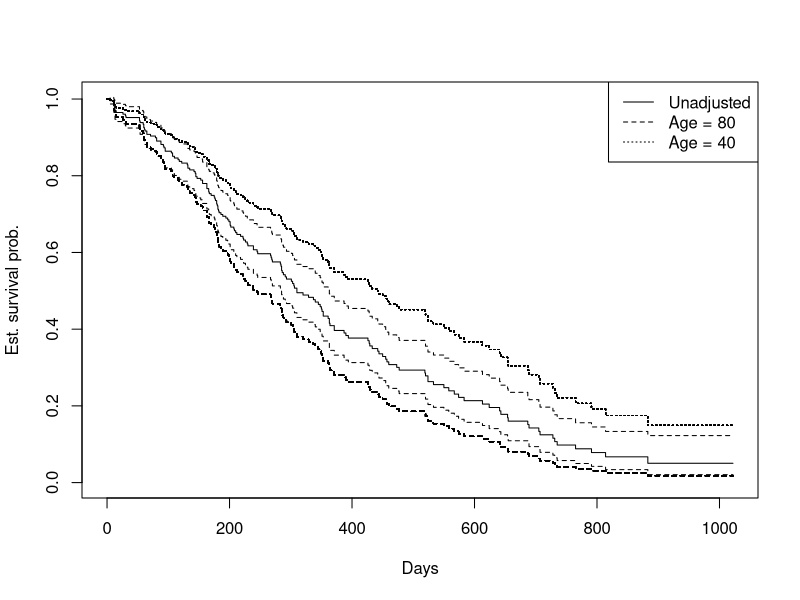
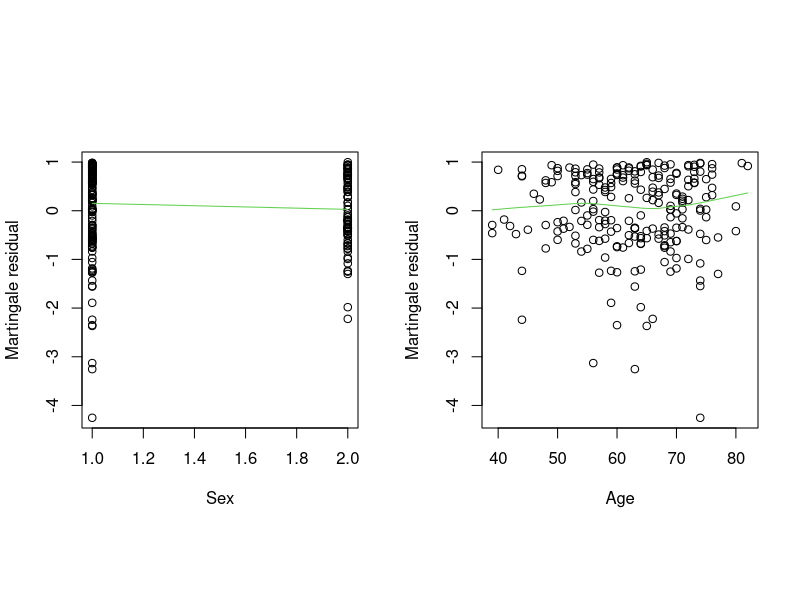
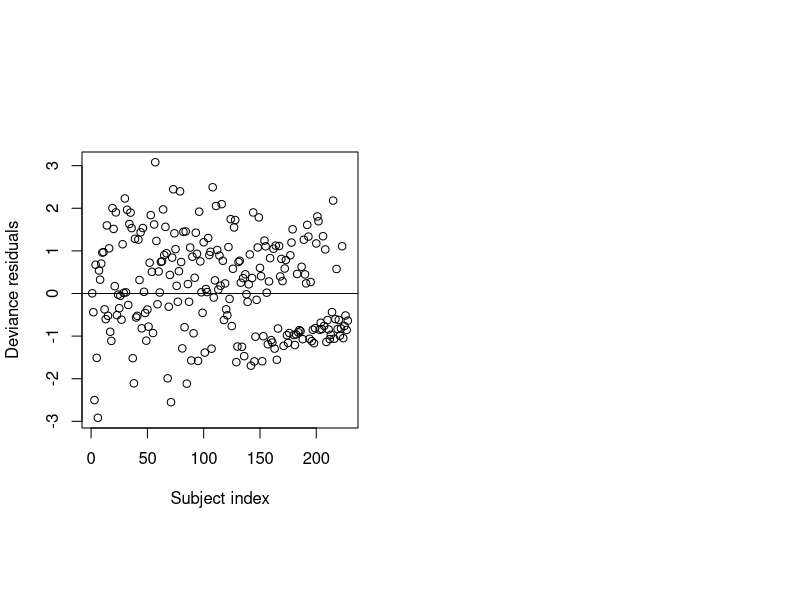
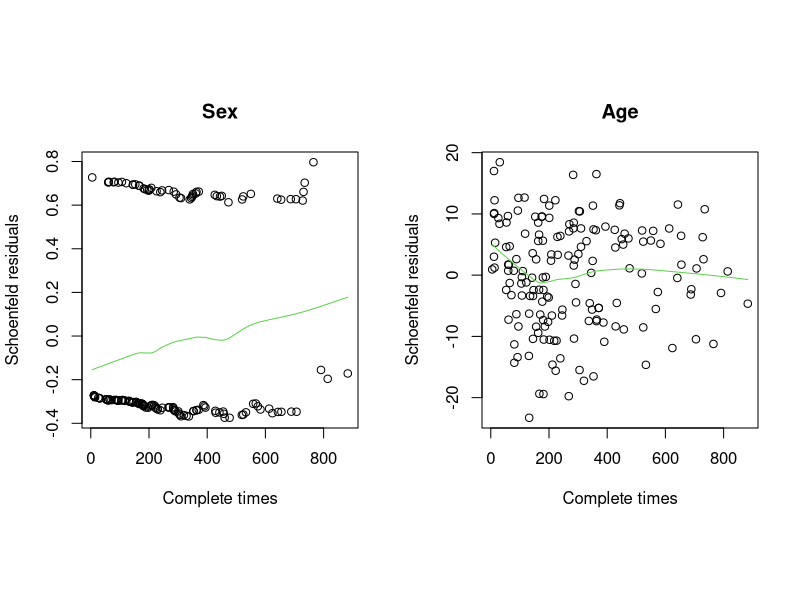
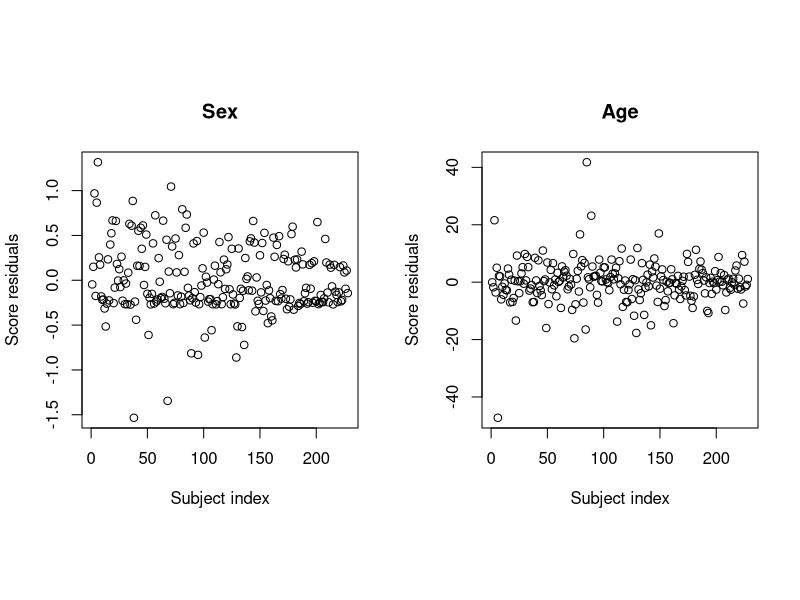

Here is the R script that generated these plots, in order:
## ---- chunk 1
# lung data set is in the survival library
library(survival)
data(lung) 
## ---- chunk 2
CR_mod1 <- coxph(Surv(time, status) ~ as.factor(sex), data = lung)
summary(CR_mod1)
## ---- chunk 3
CR_mod2 <- coxph(Surv(time, status) ~ as.factor(sex) + age, data = lung)
summary(CR_mod2)
## ---- chunk 4
names(CR_mod2)
## ---- chunk 5
CR_mod2$var
## ---- chunk 6
CR_mod2$loglik
## ---- chunk 7
CR_mod1 <- coxph(Surv(time, status) ~ as.factor(sex) + age + as.factor(sex):age, data = lung)
summary(CR_mod1)

CR_mod2 <- coxph(Surv(time, status) ~ as.factor(sex)*age, data = lung)
summary(CR_mod2)
## ---- chunk 8
CR_full <- coxph(Surv(time, status) ~ as.factor(sex) + age + as.factor(sex):age, data = lung)
summary(CR_full)

CR_red <- coxph(Surv(time, status) ~ as.factor(sex) + age, data = lung)
summary(CR_red)
## ---- chunk 9
CR_full$loglik

CR_red$loglik
## ---- chunk 10
2*(CR_full$loglik[2] - CR_red$loglik[2])
## ---- chunk 11
pchisq(q = 0.2482116, df = 1, lower.tail = FALSE)
## ---- chunk 12
CR_mod1 <- coxph(Surv(time, status) ~ as.factor(sex) + age, data = lung)
summary(CR_mod1)

CR_mod2 <- coxph(Surv(time, status) ~ ph.karno + age, data = lung)
summary(CR_mod2)
## ---- chunk 13
CR_mod1$loglik

CR_mod2$loglik
## ---- chunk 14
# AIC model 1
-2*CR_mod1$loglik[2] + 2*2

# AIC model 2
-2*CR_mod2$loglik[2] + 2*2
## ---- chunk 15
# unadjusted survival
KM_obj <- survfit(Surv(time, status) ~ 1, 
                  conf.type = "none",
                  data = lung)
## ---- chunk 16
# Cox regression model with age
CR_mod <- coxph(Surv(time, status) ~ age, data = lung)
## ---- chunk 17
# data frame that contains new values for prediction
pred_age_80 <- data.frame(age = 80, lung)
pred_age_40 <- data.frame(age = 40, lung)
## ---- chunk 18
# adjusted survival estimates based on results from Cox model
adj_surv_80 <- survfit(CR_mod, newdata = pred_age_80)
adj_surv_40 <- survfit(CR_mod, newdata = pred_age_40)
## ---- chunk 19
plot(KM_obj,
     xlab = "Days",
     ylab = "Est. survival prob.")
lines(adj_surv_80, lty = 2)
lines(adj_surv_40, lty = 3)

legend("topright",
       c("Unadjusted", "Age = 80", "Age = 40"),
       lty = 1:3)
## ---- chunk 20
# model object
CR_mod <- coxph(Surv(time, status) ~ as.factor(sex) + age, data = lung)
summary(CR_mod)

# martingale and deviance residuals can be appended to the original data 
# because the create a single vector of length n (# of subjects)
lung$mart <- residuals(CR_mod, type = "martingale")
lung$deviance <- residuals(CR_mod, type = "deviance")

# Schoenfeld residuals can be stored as a separate object 
# because they create a matrix of dimension m x p
schoen <- residuals(CR_mod, type = "schoenfeld")

# Score residuals can be stored as a separate object 
# because they create a matrix of dimension n x p
score <- residuals(CR_mod, type = "score")
## ---- chunk 21
# create a matrix of 2 plots, with square plotting region
par(mfrow = c(1, 2), pty = "s")

# plot of sex versus martingale residual
plot(x = lung$sex,
     y = lung$mart,
     xlab = "Sex",
     ylab = "Martingale residual")

# smoothed curve
lines(lowess(lung$sex, lung$mart), col = 3)

# plot of age versus martingale residual
plot(x = lung$age,
     y = lung$mart,
     xlab = "Age",
     ylab = "Martingale residual")

# smoothed curve
lines(lowess(lung$age, lung$mart), col = 3)
## ---- chunk 22
plot(x = 1:nrow(lung), 
     y = lung$deviance, 
     xlab = "Subject index",
     ylab = "Deviance residuals")

# add a horizontal line at y = 0
abline(h = 0)

# identify subjects with an absolute value of deviance that exceeds 2.5
lung[abs(lung$deviance) > 2.5, ]
## ---- chunk 23
# vector of sorted complete event times
# NOTE: 1 in this data set corresponds to a censored event time
# Here, we are excluding all times that are censored
complete_times <- sort(lung$time[lung$status!=1])

# create a matrix of 2 plots, with square plotting region
par(mfrow = c(1, 2), pty = "s")

# schoen[,1] gives schoenfield residuals associated with the first predictor, sex
plot(x = complete_times, 
     y = schoen[,1],
     xlab = "Complete times",
     ylab = "Schoenfeld residuals",
     main = "Sex")

# smoothed curve
lines(lowess(complete_times, schoen[,1]), col = 3)

# schoen[,2] gives schoenfield residuals associated with the second predictor, age
plot(x = complete_times, 
     y = schoen[,2],
     xlab = "Complete times",
     ylab = "Schoenfeld residuals",
     main = "Age")

# smoothed curve
lines(lowess(complete_times, schoen[,2]), col = 3)
## ---- chunk 24
# create a matrix of 2 plots, with square plotting region
par(mfrow = c(1, 2), pty = "s")


# score[,1] gives score residuals associated with the first predictor, sex
plot(x = 1:nrow(lung), 
     y = score[,1], 
     xlab = "Subject index",
     ylab = "Score residuals",
     main = "Sex")

# score[,2] gives score residuals associated with the first predictor, age
plot(x = 1:nrow(lung), 
     y = score[,2], 
     xlab = "Subject index",
     ylab = "Score residuals",
     main = "Age")

# identify observations with large score residuals
lung[abs(score[,1]) > 1 | abs(score[,2]) > 40, ]
## ---- chunk 25
# model object
CR_mod <- coxph(Surv(time, status) ~ as.factor(sex) + age, data = lung)
cox.zph(CR_mod, transform = "log")
## ---- chunk 26
# model object
CR_mod_stratified <- coxph(Surv(time, status) ~ strata(sex) + age, data = lung)
summary(CR_mod_stratified)
